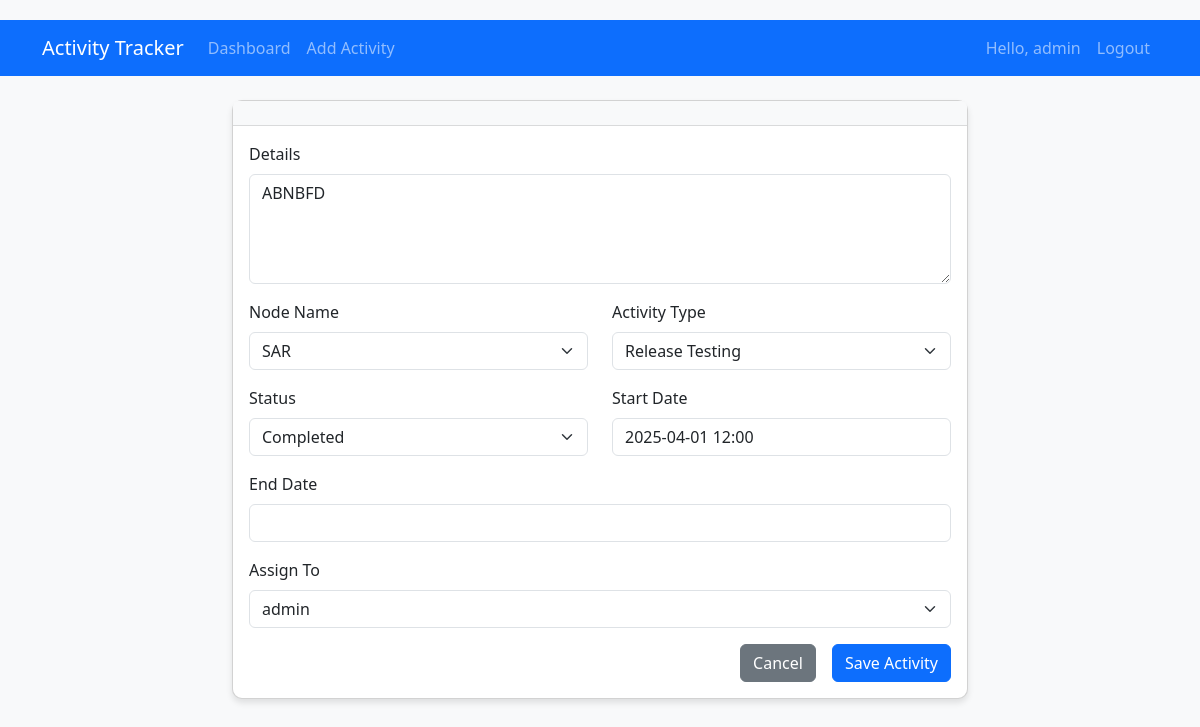
The page /edit_activity/7 (signed in) on the database its author committed.
### app/models.py (models this page shows, shortened)
class User(UserMixin, db.Model):
    __tablename__ = 'users'
    id = db.Column(db.Integer, primary_key=True)
    username = db.Column(db.String(64), unique=True, nullable=False)
    email = db.Column(db.String(120), unique=True, nullable=False)
    password_hash = db.Column(db.String(128), nullable=False)
    role = db.Column(db.String(20), nullable=False, default='member')
    team = db.Column(db.String(20), nullable=False, default='development')
    created_at = db.Column(db.DateTime, default=datetime.utcnow)
    activities = db.relationship('Activity', backref='author', lazy='dynamic',
                               foreign_keys='Activity.user_id')
    assigned_activities = db.relationship('Activity', backref='assignee',
                                        foreign_keys='Activity.assigned_to',
                                        lazy='dynamic')
    assigned_by_me = db.relationship('Activity', backref='assigner',
                                    foreign_keys='Activity.assigner_id',
                                    lazy='dynamic')
    dropdown_options = db.relationship('DropdownOption', backref='creator', lazy='dynamic')
    reports = db.relationship('Report', backref='author', lazy='dynamic')

class Activity(db.Model):
    __tablename__ = 'activities'
    id = db.Column(db.Integer, primary_key=True)
    activity_id = db.Column(db.String(20), unique=True, nullable=False)
    details = db.Column(db.Text, nullable=False)
    node_name = db.Column(db.String(50))
    activity_type = db.Column(db.String(50))
    status = db.Column(db.String(50), default='pending')
    start_date = db.Column(db.DateTime, nullable=False)
    end_date = db.Column(db.DateTime)
    duration = db.Column(db.Float)
    user_id = db.Column(db.Integer, db.ForeignKey('users.id'))
    assigned_to = db.Column(db.Integer, db.ForeignKey('users.id'))
    assigner_id = db.Column(db.Integer, db.ForeignKey('users.id'))
    created_at = db.Column(db.DateTime, default=datetime.utcnow)
    updated_at = db.Column(db.DateTime, default=datetime.utcnow, onupdate=datetime.utcnow)

### app/main/routes.py (the view)
@bp.route('/edit_activity/<int:id>', methods=['GET', 'POST'])
@login_required
def edit_activity(id):
    activity = Activity.query.get_or_404(id)
    if activity.user_id != current_user.id:
        abort(403)
    form = ActivityForm(obj=activity)
    form.node_name.choices = [(o.value, o.display_text) for o in get_team_options('node_name', current_user.team)]
    form.activity_type.choices = [(o.value, o.display_text) for o in get_team_options('activity_type', current_user.team)]
    form.status.choices = [(o.value, o.display_text) for o in get_team_options('status', current_user.team)]
    form.assigned_to.choices = [(u.id, u.username) for u in get_team_members(current_user.team)]
    if form.validate_on_submit():
        form.populate_obj(activity)
        activity.calculate_duration()
        db.session.commit()
        flash('Activity updated successfully!', 'success')
        return redirect(url_for('main.dashboard'))
    return render_template('activity/add_edit.html', form=form, activity=activity)

### app/main/forms.py
class ActivityForm(FlaskForm):
    details = TextAreaField('Details', validators=[DataRequired()], render_kw={"rows": 5})
    node_name = SelectField('Node Name', coerce=str, validators=[DataRequired()])
    activity_type = SelectField('Activity Type', coerce=str, validators=[DataRequired()])
    status = SelectField('Status', coerce=str, validators=[DataRequired()])
    start_date = DateTimeField('Start Date', format='%Y-%m-%d %H:%M', validators=[DataRequired()])
    end_date = DateTimeField('End Date', format='%Y-%m-%d %H:%M', validators=[Optional()])
    assigned_to = SelectField('Assign To', coerce=int, validators=[DataRequired()])
    submit = SubmitField('Save Activity')

### app/main/routes.py (called while the page is built)
def get_team_options(category, team):
    return DropdownOption.query.filter_by(category=category, team=team).all()

def get_team_members(team):
    return User.query.filter_by(team=team).all()

### app/models.py (called while the page is built)
@login_manager.user_loader
def load_user(user_id):
    return User.query.get(int(user_id))

### app/templates/activity/add_edit.html (shortened to what this page needs)
{% extends "base.html" %}
{% block extra_css %}
<link rel="stylesheet" href="https://cdn.jsdelivr.net/npm/flatpickr/dist/flatpickr.min.css">
{% endblock %}
{% block content %}
<div class="row justify-content-center">
    <div class="col-md-8">
        <div class="card">
            <div class="card-header">
            </div>
            <div class="card-body">
                <form method="POST" action="">
                    <div class="mb-3">
                        {{ form.details.label(class="form-label") }}
                        {{ form.details(class="form-control" + (" is-invalid" if form.details.errors else ""), rows=4) }}
                    </div>
                    <div class="row mb-3">
                        <div class="col-md-6">
                            {{ form.node_name.label(class="form-label") }}
                            {{ form.node_name(class="form-select" + (" is-invalid" if form.node_name.errors else "")) }}
                        </div>
                        <div class="col-md-6">
                            {{ form.activity_type.label(class="form-label") }}
                            {{ form.activity_type(class="form-select" + (" is-invalid" if form.activity_type.errors else "")) }}
                        </div>
                    </div>
                    <div class="row mb-3">
                        <div class="col-md-6">
                            {{ form.status.label(class="form-label") }}
                            {{ form.status(class="form-select" + (" is-invalid" if form.status.errors else "")) }}
                        </div>
                        <div class="col-md-6">
                            {{ form.start_date.label(class="form-label") }}
                            {{ form.start_date(class="form-control datetimepicker" + (" is-invalid" if form.start_date.errors else "")) }}
                        </div>
                    </div>
                    <div class="mb-3">
                        {{ form.end_date.label(class="form-label") }}
                        {{ form.end_date(class="form-control datetimepicker" + (" is-invalid" if form.end_date.errors else "")) }}
                    </div>
                    <div class="mb-3">
                        {{ form.assigned_to.label(class="form-label") }}
                        {{ form.assigned_to(class="form-select" + (" is-invalid" if form.assigned_to.errors else "")) }}
                    </div>
                    <div class="d-grid gap-2 d-md-flex justify-content-md-end">
                        <a href="{{ url_for('main.dashboard') }}" class="btn btn-secondary me-md-2">
                            Cancel
                        </a>
                        <button type="submit" class="btn btn-primary">
                            Save Activity
                        </button>
                    </div>
                </form>
            </div>
        </div>
    </div>
</div>
{% endblock %}

### app/templates/base.html (shortened to what this page needs)
<!DOCTYPE html>
<html lang="en">
<head>
    <link href="https://cdn.jsdelivr.net/npm/bootstrap@5.3.0/dist/css/bootstrap.min.css" rel="stylesheet">
    <link rel="stylesheet" href="https://cdn.jsdelivr.net/npm/bootstrap-icons@1.8.1/font/bootstrap-icons.css">
    <link rel="stylesheet" href="{{ url_for('static', filename='css/styles.css') }}">
    {% block extra_css %}{% endblock %}
</head>
<body>
    <nav class="navbar navbar-expand-lg navbar-dark bg-primary">
        <div class="container">
            <a class="navbar-brand" href="{{ url_for('main.index') }}">Activity Tracker</a>
            <div class="collapse navbar-collapse" id="navbarNav">
                <ul class="navbar-nav me-auto">
                    {% if current_user.is_authenticated %}
                        <li class="nav-item">
                            <a class="nav-link" href="{{ url_for('main.dashboard') }}">Dashboard</a>
                        </li>
                        <li class="nav-item">
                            <a class="nav-link" href="{{ url_for('main.add_activity') }}">Add Activity</a>
                        </li>
                    {% endif %}
                </ul>
                <ul class="navbar-nav">
                    {% if current_user.is_authenticated %}
                        <li class="nav-item">
                            <span class="nav-link">Hello, {{ current_user.username }}</span>
                        </li>
                        <li class="nav-item">
                            <a class="nav-link" href="{{ url_for('auth.logout') }}">Logout</a>
                        </li>
                    {% endif %}
                </ul>
            </div>
        </div>
    </nav>
    <div class="container mt-4">
        {% block content %}{% endblock %}
    </div>
</body>
</html>

### app/static/css/styles.css (style rules this page uses)
body { padding-top: 20px; background-color: #f8f9fa; }
.btn-primary { background-color: #0d6efd; border-color: #0d6efd; }
.card { border-radius: 10px; box-shadow: 0 4px 6px rgba(0, 0, 0, 0.1); margin-bottom: 20px; }
.card-header { background-color: #f8f9fa; border-bottom: 1px solid rgba(0, 0, 0, 0.125); font-weight: 600; }
.card-header { font-weight: bold; }

### rows shown on the page
User: username "admin"
Activity: details "ABNBFD", node_name "SAR", activity_type "Release Testing", status "Completed", start_date "2025-04-01 12:00", assigned_to "admin"
